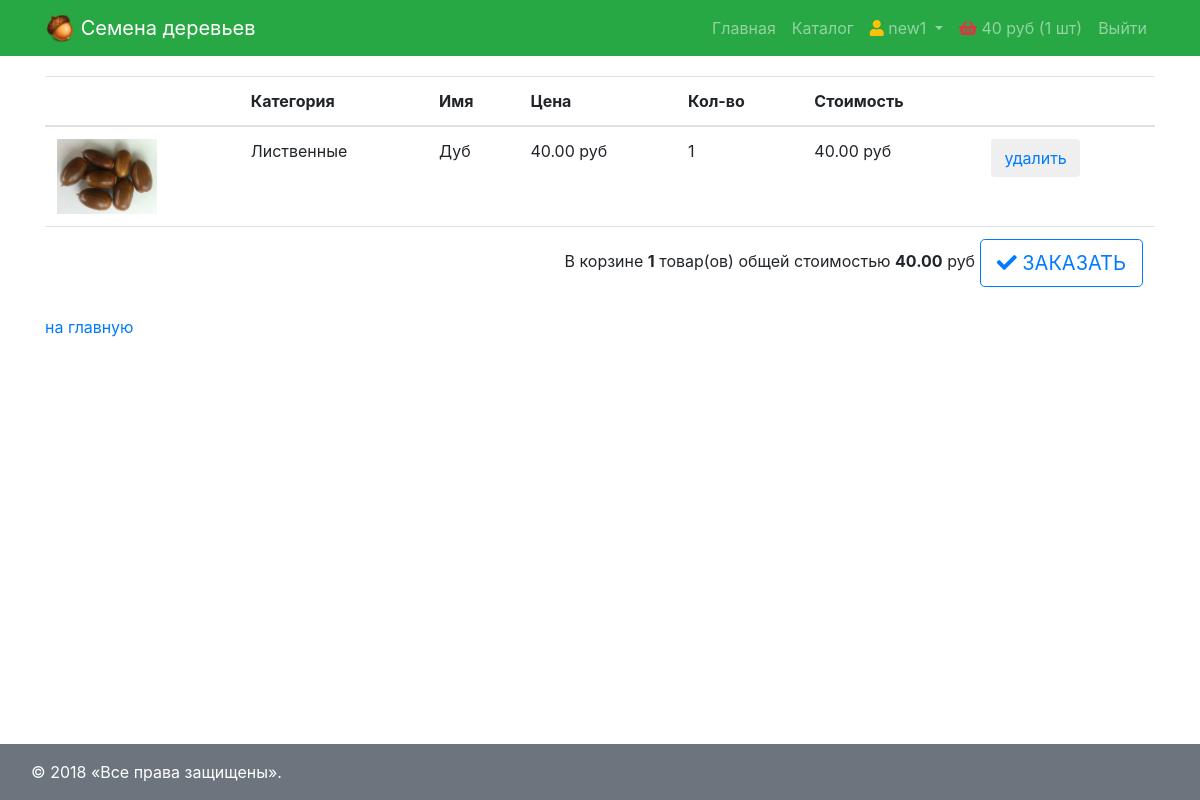
Before: /order/view/ (signed in) with the older database file.
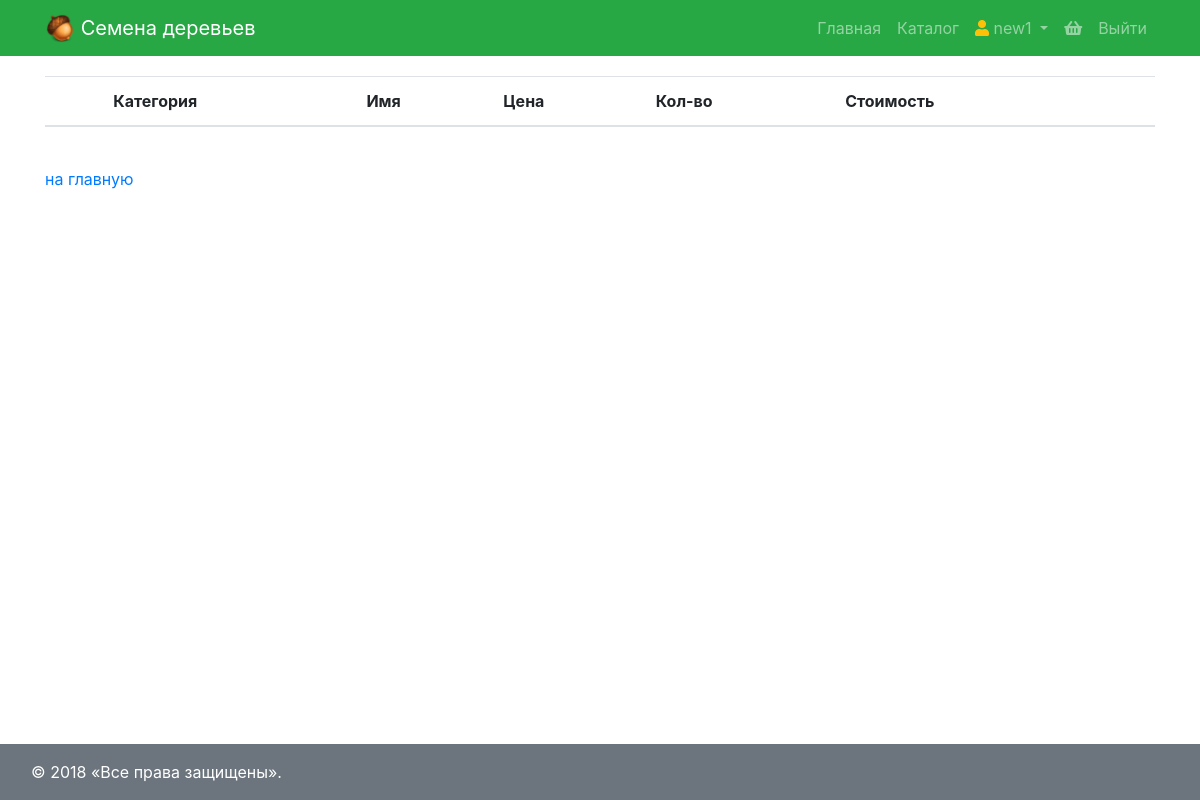
After: the same page with the newer database file.
### apps/order/models.py (models this page shows)
class Order(models.Model):
    CART = 'CT'
    FORMING = 'FM'
    SENT_TO_PROCEED = 'STP'
    PROCEEDED = 'PRD'
    PAID = 'PD'
    READY = 'RDY'
    CANCEL = 'CNC'
    ORDER_STATUS_CHOICES = (
        (CART, 'корзина'),
        (FORMING, 'формируется'),
        (SENT_TO_PROCEED, 'отправлен в обработку'),
        (PAID, 'оплачен'),
        (PROCEEDED, 'обрабатывается'),
        (READY, 'готов к выдаче'),
        (CANCEL, 'отменен'),
    )
    user = models.ForeignKey(settings.AUTH_USER_MODEL, on_delete=models.CASCADE)
    positions = models.ManyToManyField(Position)
    created = models.DateTimeField(verbose_name='создан', auto_now_add=True)
    updated = models.DateTimeField(verbose_name='обновлен', auto_now=True)
    status = models.CharField(verbose_name='статус', max_length=3, choices=ORDER_STATUS_CHOICES, default=CART)
    is_active = models.BooleanField(verbose_name='активен', default=True)
    class Meta:
        ordering = ('-created',)
        verbose_name = 'заказ'
        verbose_name_plural = 'заказы'
    @property
    def total_quantity(self):
        _items = self.positions.all()
        _totalquantity = sum(list(map(lambda x: x.quantity, _items)))
        return _totalquantity
    @property
    def total_cost(self):
        _items = self.positions.all()
        _totalcost = sum(list(map(lambda x: x.cost, _items)))
        return _totalcost

class Position(models.Model):
    product = models.ForeignKey(Product, on_delete=models.CASCADE)
    quantity = models.PositiveIntegerField(verbose_name='количество', default=0)
    add_datetime = models.DateTimeField(verbose_name='время', auto_now_add=True)
    @property
    def cost(self):
        return self.product.price * self.quantity

### apps/product/models.py (models this page shows, shortened)
class Product(models.Model):
    category = models.ForeignKey(Category, on_delete=models.CASCADE)
    name = models.CharField(verbose_name='имя продукта', max_length=128)
    image = models.ImageField(upload_to='images', blank=True)
    short_desc = models.CharField(verbose_name='кратко', max_length=1024, blank=True)
    description = models.TextField(verbose_name='подробно', blank=True)
    price = models.DecimalField(verbose_name='цена', max_digits=8, decimal_places=2, default=0)
    quantity = models.PositiveIntegerField(verbose_name='склад', default=0)

class Category(models.Model):
    name = models.CharField(verbose_name='имя', max_length=64, unique=True)
    description = models.TextField(verbose_name='описание', blank=True)

### apps/order/views.py (the view)
# urls.py: re_path(r'^(\d+)/(\d+)$', product.view, name='view'),
@login_required
def view(request):
    title = 'корзина'
    order = Order.objects.filter(user=request.user, status=Order.CART).first()
    return render(request, 'order/view.html', {'title': title, 'order': order})

### apps/order/context_processors/header.py (called while the page is built)
def widget(request):
    return {'order': request.user.order_set.filter(status=Order.CART).first() if request.user.is_authenticated else []}

### templates/order/view.html
{% extends 'layout.html' %} {% block content %}
<table class="table">
    <thead>
        <tr>
            <th scope="col"></th>
            <th scope="col">Категория</th>
            <th scope="col">Имя</th>
            <th scope="col">Цена</th>
            <th scope="col">Кол-во</th>
            <th scope="col">Стоимость</th>
            <th scope="col"></th>
        </tr>
    </thead>
    <tbody>
        {% for item in order.positions.all %}
        <tr>
            <td><img src="/media/{{ item.product.image }}" alt="{{ item.product.short_desc }}"></td>
            <td>{{ item.product.category.name }}</td>
            <td>{{ item.product.name }}</td>
            <td>{{ item.product.price }}&nbspруб</td>
            <td>{{ item.quantity }}</td>
            <td>{{ item.cost }}&nbspруб</td>
            <td><button class="btn btn-round"><a href="{% url 'order:remove' item.pk %}" class="">удалить</a></button></td>
        </tr>
        {% endfor %}
    </tbody>
    <tfoot>
        <tr>
            <td colspan="7" style="text-align:right">
                {% if order.positions.first %}
                    В корзине <b>{{ order.total_quantity }}</b> товар(ов) общей стоимостью <b>{{ order.total_cost }}</b> руб
                    <a href="{% url 'order:pay' %}" class="btn btn-lg btn-outline-primary text-uppercase"> <i class="fas fa-check"></i> Заказать </a>
                {% endif %}
            </td>
        </tr>
    </tfoot>
</table>
<a href="{% url 'main' %}">на главную</a>
{% endblock %}

### templates/layout.html (shortened to what this page needs)
{% load staticfiles %}
<!DOCTYPE html>
<html lang="en">
<head>
    {% block css %}
    <link rel="stylesheet" href="https://maxcdn.bootstrapcdn.com/bootstrap/4.0.0/css/bootstrap.min.css">
    <link rel="stylesheet" href="https://use.fontawesome.com/releases/v5.3.1/css/all.css">
    <link rel="stylesheet" type="text/css" href="{% static 'css/style.css' %}">
    {% endblock %}
</head>
<body>
<nav class="navbar navbar-expand-lg navbar-dark bg-success fixed-top">
    <div class="container">
        <a class="navbar-brand" href="{% url 'main' %}">
            <img src="{% static 'images/icon.png' %}" width="30" height="30" class="d-inline-block align-top" alt="">
            Семена деревьев
        </a>
        <div class="collapse navbar-collapse" id="navbarResponsive">
            <ul class="navbar-nav ml-auto">
                {% block menu %}
                    <li class="nav-item {% if request.resolver_match.url_name == 'main' %}active{% endif %}">
                        <a class="nav-link" href="{% url 'main' %}">Главная</a>
                    </li>
                    <li class="nav-item {% if request.resolver_match.namespace == 'product' %}active{% endif %}">
                        <a class="nav-link" href="{% url 'product:index' %}">Каталог</a>
                    </li>
                    {% if user.is_authenticated %}
                        <li class="nav-item dropdown">
                            <a class="nav-link dropdown-toggle" href="#" id="navbarDropdown" role="button" data-toggle="dropdown" aria-haspopup="true" aria-expanded="false">
                                <i class="fas fa-user text-warning"></i>
                                {{ user.first_name|default:'Пользователь' }}
                            </a>
                        </li>
                    {% endif %}
                {% endblock %}
                <li>
                    {% if order.positions.exists %}
                    <a href="{% url 'order:view' %}" class="nav-link">
                        <i class="fas fa-shopping-basket text-danger"></i>
                        <span>{{ order.total_cost|floatformat:0 }} руб ({{ order.total_quantity }} шт)</span>
                    </a>
                    {% else %}
                        <span class="nav-link">
                            <i class="fas fa-shopping-basket text-default"></i>
                        </span>
                    {% endif %}
                </li>
                <li>
                    {% if user.is_authenticated %}
                        <a href="{% url 'user:logout' %}" class="nav-link">Выйти</a>
                    {% else %}
                        <a href="{% url 'user:login' %}" class="nav-link">Войти</a>
                    {% endif %}
                </li>
            </ul>
        </div>
    </div>
</nav>
<div class="container">
    {% block content %}{% endblock %}
</div>
<footer class="fixed-bottom bg-secondary">
    {% block footer %}<div class="container text-white m-3">© 2018 «Все права защищены».</div>{% endblock %}
</footer>
</body>
</html>

Changed rows visible on the page:
no longer on this page (row edited): Order: total_cost "40", total_quantity "1", total_cost "40.00"
removed Position: product.image (picture), product.category.name "Лиственные", product.name "Дуб", product.price "40.00", quantity "1", cost "40.00"
Other visible differences:
text no longer shown: "руб ( шт) В корзине товар(ов) общей стоимостью руб ЗАКАЗАТЬ"
